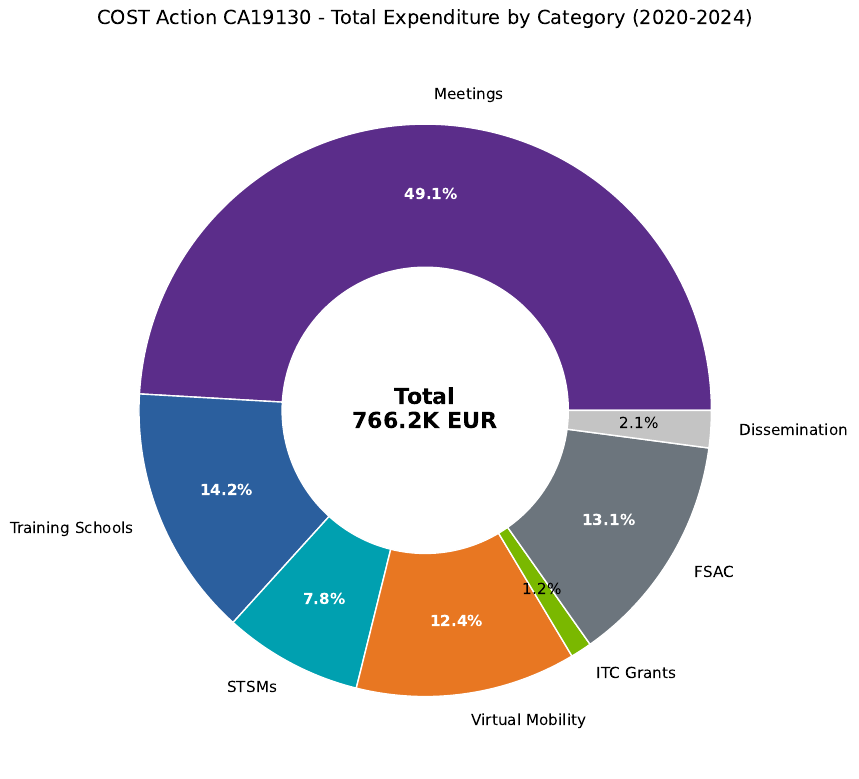

Here is the Python script that generated this plot:
"""Expenditure Breakdown - Donut Chart"""
import matplotlib.pyplot as plt
import numpy as np
from pathlib import Path

plt.rcParams.update({
    'font.size': 14, 'axes.labelsize': 14, 'axes.titlesize': 16,
    'xtick.labelsize': 13, 'ytick.labelsize': 13, 'legend.fontsize': 12,
    'figure.figsize': (10, 8), 'figure.dpi': 150
})

COST_PURPLE = '#5B2D8A'
COST_BLUE = '#2B5F9E'
COST_TEAL = '#00A0B0'
COST_ORANGE = '#E87722'
COST_GREEN = '#7AB800'
COST_GRAY = '#6c757d'

# Total expenditure by category across all GPs
categories = ['Meetings', 'Training Schools', 'STSMs', 'Virtual Mobility', 'ITC Grants', 'FSAC', 'Dissemination']
values = [376.1, 108.8, 60.1, 95.3, 9.2, 100.6, 16.1]
colors = [COST_PURPLE, COST_BLUE, COST_TEAL, COST_ORANGE, COST_GREEN, COST_GRAY, '#c4c4c4']

fig, ax = plt.subplots(figsize=(10, 8))

# Create donut
wedges, texts, autotexts = ax.pie(values, labels=categories, autopct='%1.1f%%',
                                   colors=colors, pctdistance=0.75,
                                   wedgeprops=dict(width=0.5, edgecolor='white'),
                                   textprops={'fontsize': 11})

# Make percentage text white on dark segments
for i, autotext in enumerate(autotexts):
    if values[i] > 50:
        autotext.set_color('white')
        autotext.set_fontweight('bold')

# Center text
total = sum(values)
ax.text(0, 0, f'Total\n{total:.1f}K EUR', ha='center', va='center', fontsize=16, fontweight='bold')

ax.set_title('COST Action CA19130 - Total Expenditure by Category (2020-2024)', fontsize=14, pad=20)

plt.tight_layout()
plt.savefig(Path(__file__).parent / 'chart.pdf', dpi=300, bbox_inches='tight')
plt.savefig(Path(__file__).parent / 'chart.png', dpi=150, bbox_inches='tight')
plt.close()
print("Chart saved: 02_expenditure_breakdown")
